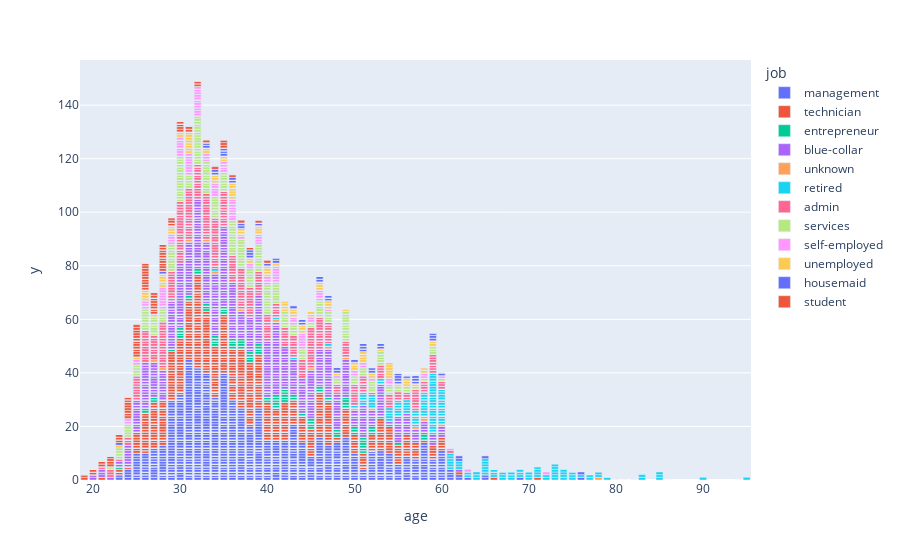

Notebook code cell kept with this figure:
### Code cell
fig = px.bar(df,y = "y", x = "age" , color = "job")
fig.show()

### Figure 1 — Plotly figure (JSON) as saved in the notebook; plotly's stock layout.template omitted (floating-point values rounded to 4 significant figures; data arrays with more than 128 entries replaced by an {"elided": "..."} marker saying what was removed)
{"data": [{"alignmentgroup": "True", "hovertemplate": "job=management<br>age=%{x}<br>y=%{y}<extra></extra>", "legendgroup": "management", "marker": {"color": "#636efa"}, "name": "management", "offsetgroup": "management", "orientation": "v", "showlegend": true, "textposition": "auto", "type": "bar", "x": {"elided": "8166 int values"}, "xaxis": "x", "y": {"elided": "8166 int values"}, "yaxis": "y"}, {"alignmentgroup": "True", "hovertemplate": "job=technician<br>age=%{x}<br>y=%{y}<extra></extra>", "legendgroup": "technician", "marker": {"color": "#EF553B"}, "name": "technician", "offsetgroup": "technician", "orientation": "v", "showlegend": true, "textposition": "auto", "type": "bar", "x": {"elided": "6852 int values"}, "xaxis": "x", "y": {"elided": "6852 int values"}, "yaxis": "y"}, {"alignmentgroup": "True", "hovertemplate": "job=entrepreneur<br>age=%{x}<br>y=%{y}<extra></extra>", "legendgroup": "entrepreneur", "marker": {"color": "#00cc96"}, "name": "entrepreneur", "offsetgroup": "entrepreneur", "orientation": "v", "showlegend": true, "textposition": "auto", "type": "bar", "x": {"elided": "1405 int values"}, "xaxis": "x", "y": {"elided": "1405 int values"}, "yaxis": "y"}, {"alignmentgroup": "True", "hovertemplate": "job=blue-collar<br>age=%{x}<br>y=%{y}<extra></extra>", "legendgroup": "blue-collar", "marker": {"color": "#ab63fa"}, "name": "blue-collar", "offsetgroup": "blue-collar", "orientation": "v", "showlegend": true, "textposition": "auto", "type": "bar", "x": {"elided": "9383 int values"}, "xaxis": "x", "y": {"elided": "9383 int values"}, "yaxis": "y"}, {"alignmentgroup": "True", "hovertemplate": "job=unknown<br>age=%{x}<br>y=%{y}<extra></extra>", "legendgroup": "unknown", "marker": {"color": "#FFA15A"}, "name": "unknown", "offsetgroup": "unknown", "orientation": "v", "showlegend": true, "textposition": "auto", "type": "bar", "x": {"elided": "235 int values"}, "xaxis": "x", "y": {"elided": "235 int values"}, "yaxis": "y"}, {"alignmentgroup": "True", "hovertemplate": "job=retired<br>age=%{x}<br>y=%{y}<extra></extra>", "legendgroup": "retired", "marker": {"color": "#19d3f3"}, "name": "retired", "offsetgroup": "retired", "orientation": "v", "showlegend": true, "textposition": "auto", "type": "bar", "x": {"elided": "1437 int values"}, "xaxis": "x", "y": {"elided": "1437 int values"}, "yaxis": "y"}, {"alignmentgroup": "True", "hovertemplate": "job=admin<br>age=%{x}<br>y=%{y}<extra></extra>", "legendgroup": "admin", "marker": {"color": "#FF6692"}, "name": "admin", "offsetgroup": "admin", "orientation": "v", "showlegend": true, "textposition": "auto", "type": "bar", "x": {"elided": "4483 int values"}, "xaxis": "x", "y": {"elided": "4483 int values"}, "yaxis": "y"}, {"alignmentgroup": "True", "hovertemplate": "job=services<br>age=%{x}<br>y=%{y}<extra></extra>", "legendgroup": "services", "marker": {"color": "#B6E880"}, "name": "services", "offsetgroup": "services", "orientation": "v", "showlegend": true, "textposition": "auto", "type": "bar", "x": {"elided": "3910 int values"}, "xaxis": "x", "y": {"elided": "3910 int values"}, "yaxis": "y"}, {"alignmentgroup": "True", "hovertemplate": "job=self-employed<br>age=%{x}<br>y=%{y}<extra></extra>", "legendgroup": "self-employed", "marker": {"color": "#FF97FF"}, "name": "self-employed", "offsetgroup": "self-employed", "orientation": "v", "showlegend": true, "textposition": "auto", "type": "bar", "x": {"elided": "1414 int values"}, "xaxis": "x", "y": {"elided": "1414 int values"}, "yaxis": "y"}, {"alignmentgroup": "True", "hovertemplate": "job=unemployed<br>age=%{x}<br>y=%{y}<extra></extra>", "legendgroup": "unemployed", "marker": {"color": "#FECB52"}, "name": "unemployed", "offsetgroup": "unemployed", "orientation": "v", "showlegend": true, "textposition": "auto", "type": "bar", "x": {"elided": "1104 int values"}, "xaxis": "x", "y": {"elided": "1104 int values"}, "yaxis": "y"}, {"alignmentgroup": "True", "hovertemplate": "job=housemaid<br>age=%{x}<br>y=%{y}<extra></extra>", "legendgroup": "housemaid", "marker": {"color": "#636efa"}, "name": "housemaid", "offsetgroup": "housemaid", "orientation": "v", "showlegend": true, "textposition": "auto", "type": "bar", "x": {"elided": "1087 int values"}, "xaxis": "x", "y": {"elided": "1087 int values"}, "yaxis": "y"}, {"alignmentgroup": "True", "hovertemplate": "job=student<br>age=%{x}<br>y=%{y}<extra></extra>", "legendgroup": "student", "marker": {"color": "#EF553B"}, "name": "student", "offsetgroup": "student", "orientation": "v", "showlegend": true, "textposition": "auto", "type": "bar", "x": {"elided": "524 int values"}, "xaxis": "x", "y": {"elided": "524 int values"}, "yaxis": "y"}], "layout": {"barmode": "relative", "legend": {"title": {"text": "job"}, "tracegroupgap": 0}, "margin": {"t": 60}, "xaxis": {"anchor": "y", "domain": [0, 1], "title": {"text": "age"}}, "yaxis": {"anchor": "x", "domain": [0, 1], "title": {"text": "y"}}}}
